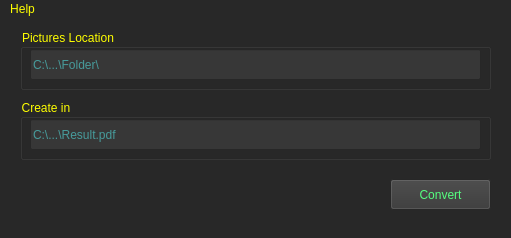
<?xml version="1.0" encoding="UTF-8"?>
<ui version="4.0">
 <class>MainWindow</class>
 <widget class="QMainWindow" name="MainWindow">
  <property name="geometry">
   <rect>
    <x>0</x>
    <y>0</y>
    <width>511</width>
    <height>238</height>
   </rect>
  </property>
  <property name="windowTitle">
   <string>WHI3PER::PTP</string>
  </property>
  <property name="styleSheet">
   <string notr="true">QWidget { 
	font: 12pt &quot;Consolas&quot;;
	background-color: rgb(40, 40, 40);
	color: rgb(255, 255, 0);
}

QLineEdit {
	background-color: rgb(55, 55, 55);
	color: rgb(85, 255, 255);
}

QPushButton { 
	background-color: rgb(55, 55, 55);
	color: rgb(85, 255, 127);
}

QProgressBar { color: rgb(0, 0, 0); }</string>
  </property>
  <widget class="QWidget" name="centralwidget">
   <widget class="QGroupBox" name="groupBox">
    <property name="geometry">
     <rect>
      <x>20</x>
      <y>10</y>
      <width>471</width>
      <height>61</height>
     </rect>
    </property>
    <property name="title">
     <string>Pictures Location</string>
    </property>
    <widget class="QLineEdit" name="PIC_LOCATION">
     <property name="geometry">
      <rect>
       <x>10</x>
       <y>20</y>
       <width>451</width>
       <height>31</height>
      </rect>
     </property>
     <property name="placeholderText">
      <string>C:\...\Folder\</string>
     </property>
    </widget>
   </widget>
   <widget class="QGroupBox" name="groupBox_2">
    <property name="geometry">
     <rect>
      <x>20</x>
      <y>80</y>
      <width>471</width>
      <height>61</height>
     </rect>
    </property>
    <property name="title">
     <string>Create in</string>
    </property>
    <widget class="QLineEdit" name="CREATE_IN">
     <property name="geometry">
      <rect>
       <x>10</x>
       <y>20</y>
       <width>451</width>
       <height>31</height>
      </rect>
     </property>
     <property name="placeholderText">
      <string>C:\...\Result.pdf</string>
     </property>
    </widget>
   </widget>
   <widget class="QPushButton" name="CONVERT">
    <property name="geometry">
     <rect>
      <x>390</x>
      <y>160</y>
      <width>101</width>
      <height>31</height>
     </rect>
    </property>
    <property name="text">
     <string>Convert</string>
    </property>
   </widget>
  </widget>
  <widget class="QMenuBar" name="menubar">
   <property name="geometry">
    <rect>
     <x>0</x>
     <y>0</y>
     <width>511</width>
     <height>25</height>
    </rect>
   </property>
   <widget class="QMenu" name="menuHelp">
    <property name="title">
     <string>Help</string>
    </property>
    <addaction name="ABOUT"/>
   </widget>
   <addaction name="menuHelp"/>
  </widget>
  <widget class="QStatusBar" name="statusbar"/>
  <action name="ABOUT">
   <property name="text">
    <string>About</string>
   </property>
  </action>
 </widget>
 <resources/>
 <connections/>
</ui>
